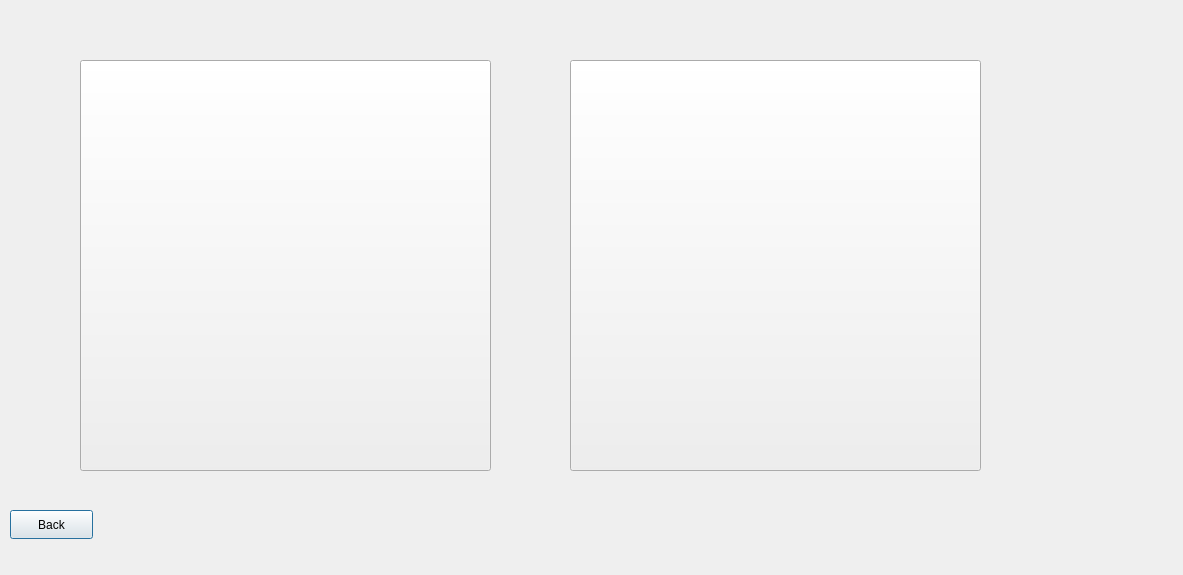
<?xml version="1.0" encoding="UTF-8"?>
<ui version="4.0">
 <class>newwindow</class>
 <widget class="QDialog" name="newwindow">
  <property name="geometry">
   <rect>
    <x>0</x>
    <y>0</y>
    <width>1183</width>
    <height>575</height>
   </rect>
  </property>
  <property name="windowTitle">
   <string>Dialog</string>
  </property>
  <widget class="QPushButton" name="pushButton">
   <property name="geometry">
    <rect>
     <x>10</x>
     <y>510</y>
     <width>83</width>
     <height>29</height>
    </rect>
   </property>
   <property name="text">
    <string>Back</string>
   </property>
  </widget>
  <widget class="QPushButton" name="pushButton_2">
   <property name="geometry">
    <rect>
     <x>80</x>
     <y>60</y>
     <width>411</width>
     <height>411</height>
    </rect>
   </property>
   <property name="styleSheet">
    <string notr="true">image: url(:/res2/SUS.jpg);</string>
   </property>
   <property name="text">
    <string/>
   </property>
  </widget>
  <widget class="QPushButton" name="pushButton_3">
   <property name="geometry">
    <rect>
     <x>570</x>
     <y>60</y>
     <width>411</width>
     <height>411</height>
    </rect>
   </property>
   <property name="styleSheet">
    <string notr="true">image: url(:/res2/UI.jpg);</string>
   </property>
   <property name="text">
    <string/>
   </property>
  </widget>
 </widget>
 <resources/>
 <connections/>
</ui>
